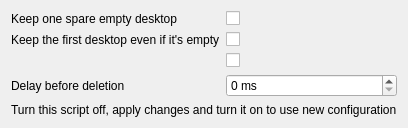
<?xml version="1.0" encoding="UTF-8"?>
<ui version="4.0">
 <class>KWin::TemporaryVirtualDesktopsConfigForm</class>

 
 <widget class="QWidget" name="KWin::TemporaryVirtualDesktopsConfigForm">
  <property name="geometry">
   <rect>
    <x>0</x>
    <y>0</y>
    <width>334</width>
    <height>59</height>
   </rect>
  </property>
  <property name="windowTitle">
   <string>Temporary Virtual Desktops</string>
  </property>

  <layout class="QFormLayout" name="formLayout">
   <item row="0" column="0">
    <widget class="QLabel" name="label_1">
     <property name="text">
      <string>Keep one spare empty desktop</string>
     </property>
    </widget>
   </item>
   <item row="0" column="1">
    <widget class="QCheckBox" name="kcfg_oneSpare">
     <property name="checked">
      <bool>false</bool>
     </property>
    </widget>
   </item>

   <item row="1" column="0">
    <widget class="QLabel" name="label_1">
     <property name="text">
      <string>Keep the first desktop even if it's empty</string>
     </property>
    </widget>
   </item>
   <item row="1" column="1">
    <widget class="QCheckBox" name="kcfg_keepFirst">
     <property name="checked">
      <bool>false</bool>
     </property>
    </widget>
   </item>

   <item row="2" column="0">
    <widget class="QLabel" name="label_1">
    </widget>
   </item>
   <item row="2" column="1">
    <widget class="QCheckBox" name="kcfg_backHome">
     <property name="checked">
      <bool>false</bool>
     </property>
    </widget>
   </item>

   <item row="3" column="0">
    <widget class="QLabel" name="label_1">
      <property name="text">
        <string>Delay before deletion</string>
      </property>
    </widget>
   </item>
   <item row="3" column="1">
    <widget class="QSpinBox" name="kcfg_deleteWindowDelay">
     <property name="minimum">
      <number>0</number>
     </property>
     <property name="maximum">
      <number>2000</number>
     </property>
     <property name="singleStep">
      <number>100</number>
     </property>
     <property name="suffix">
      <string> ms</string>
     </property>
    </widget>
   </item>

   <item row="4" column="0" colspan="2">
    <widget class="QLabel" name="label_2">
      <property name="text">
        <string>Turn this script off, apply changes and turn it on to use new configuration</string>
      </property>
    </widget>
   </item>
  </layout>
    
 </widget>
 <resources/>
</ui>
